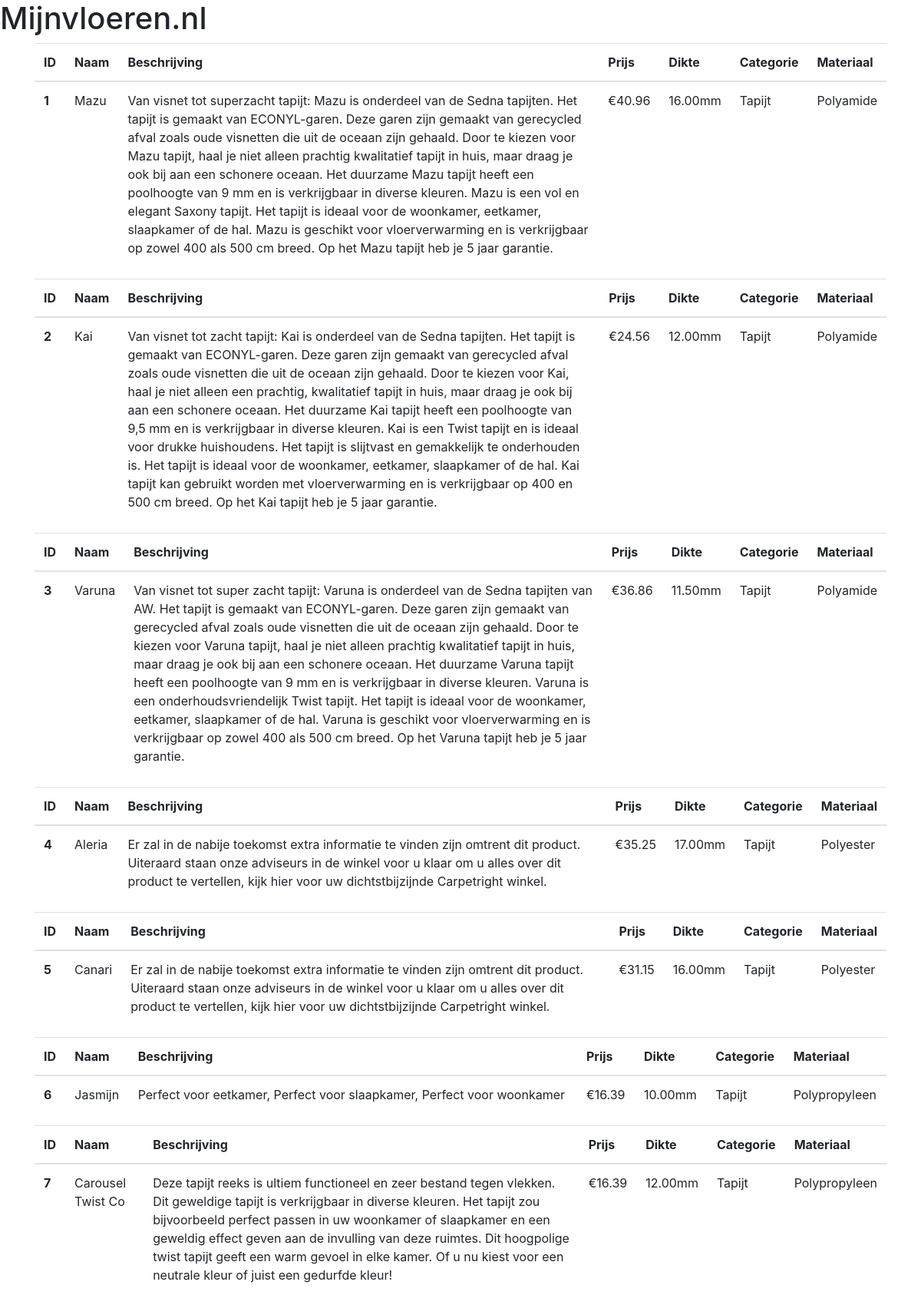
Screenshot of /code/index.php (upper part) with the database file from the repository.
### tables this page shows
CREATE TABLE `product` (
  `id` int(11) NOT NULL,
  `naam` varchar(32) NOT NULL,
  `beschrijving` text NOT NULL,
  `prijs` decimal(10,2) NOT NULL,
  `dikte` decimal(10,2) NOT NULL,
  `categorie_id` int(11) NOT NULL,
  `sub_categorie_id` int(11) NOT NULL,
  `toegevoegd_op` datetime NOT NULL,
  `gewijzigd_op` timestamp NOT NULL DEFAULT CURRENT_TIMESTAMP
);

CREATE TABLE `categorie` (
  `id` int(11) UNSIGNED NOT NULL,
  `naam` varchar(255) NOT NULL,
  `beschrijving` text NOT NULL,
  `foto` varchar(255) NOT NULL,
  `toegevoegd_op` datetime NOT NULL,
  `gewijzigd_op` timestamp NOT NULL DEFAULT CURRENT_TIMESTAMP
);

CREATE TABLE `sub_categorie` (
  `id` int(11) UNSIGNED NOT NULL,
  `naam` varchar(255) NOT NULL,
  `toegevoegd_op` datetime NOT NULL,
  `gewijzigd_op` timestamp NOT NULL DEFAULT CURRENT_TIMESTAMP
);

### code/index.php (the view, shortened to what this page needs)
<!DOCTYPE html>
<html lang="en">
<head>
    <link rel="stylesheet" href="https://cdn.jsdelivr.net/npm/bootstrap@4.5.3/dist/css/bootstrap.min.css"
>
</head>
<body>
    <h1>Mijnvloeren.nl</h1>
    <div class="container">
        <?php
            $database = new Database();
            $db = $database->getConnection();
            $sql = "SELECT * FROM product";
            $result = $db->query($sql);
            while ($row = $result->fetch_assoc()) {
            $categorie_id = $row['categorie_id'];
            $sql = "SELECT `naam` FROM categorie WHERE id=$categorie_id";
            $test = $db->query($sql);
            $categorie_naam = $test->fetch_assoc();
            $sub_categorie_id = $row['sub_categorie_id'];
            $sql = "SELECT `naam` FROM sub_categorie WHERE id=$sub_categorie_id";
            $test = $db->query($sql);
            $sub_categorie_naam = $test->fetch_assoc();
        ?>
        <table class="table">
            <thead>
                <tr>
                    <th scope="col">ID</th>
                    <th scope="col">Naam</th>
                    <th scope="col">Beschrijving</th>
                    <th scope="col">Prijs</th>
                    <th scope="col">Dikte</th>
                    <th scope="col">Categorie</th>
                    <th scope="col">Materiaal</th>
                </tr>
            </thead>
            <tbody>
                <tr>
                    <th scope="row"><?= $row['id']; ?></th>
                    <td><?= $row['naam']; ?></td>
                    <td><?= $row['beschrijving']; ?></td>
                    <td>€<?= $row['prijs']; ?></td>
                    <td><?= $row['dikte']; ?>mm</td>
                    <td><?= $categorie_naam['naam']; ?></td>
                    <td><?= $sub_categorie_naam['naam']; ?></td>
                </tr>
            </tbody>
        </table>
        <?php } ?>
    </div>
</body>
</html>

### rows the page displays
product: id "1", naam "Mazu", beschrijving "Van visnet tot superzacht tapijt: Mazu is onderdeel van de Sedna tapijten. Het tapijt is gemaakt van ECONYL-garen. Deze garen zijn gemaakt van gerecycled afval zoals oude visnetten die uit de oceaan zijn gehaald. Door te kiezen voor Mazu tapijt, haal je niet alleen prachtig kwalitatief tapijt in huis, maar draag je ook bij aan een schonere oceaan. Het duurzame Mazu tapijt heeft een poolhoogte van 9 mm en is verkrijgbaar in diverse kleuren. Mazu is een vol en elegant Saxony tapijt. Het tapijt is ideaal voor de woonkamer, eetkamer, slaapkamer of de hal. Mazu is geschikt voor vloerverwarming en is verkrijgbaar op zowel 400 als 500 cm breed. Op het Mazu tapijt heb je 5 jaar garantie.", prijs "40.96", dikte "16.00", categorie.naam "Tapijt", sub_categorie.naam "Polyamide"
product: id "2", naam "Kai", beschrijving "Van visnet tot zacht tapijt: Kai is onderdeel van de Sedna tapijten. Het tapijt is gemaakt van ECONYL-garen. Deze garen zijn gemaakt van gerecycled afval zoals oude visnetten die uit de oceaan zijn gehaald. Door te kiezen voor Kai, haal je niet alleen een prachtig, kwalitatief tapijt in huis, maar draag je ook bij aan een schonere oceaan. Het duurzame Kai tapijt heeft een poolhoogte van 9,5 mm en is verkrijgbaar in diverse kleuren. Kai is een Twist tapijt en is ideaal voor drukke huishoudens. Het tapijt is slijtvast en gemakkelijk te onderhouden is. Het tapijt is ideaal voor de woonkamer, eetkamer, slaapkamer of de hal. Kai tapijt kan gebruikt worden met vloerverwarming en is verkrijgbaar…", prijs "24.56", dikte "12.00", categorie.naam "Tapijt", sub_categorie.naam "Polyamide"
product: id "3", naam "Varuna", beschrijving "Van visnet tot super zacht tapijt: Varuna is onderdeel van de Sedna tapijten van AW. Het tapijt is gemaakt van ECONYL-garen. Deze garen zijn gemaakt van gerecycled afval zoals oude visnetten die uit de oceaan zijn gehaald. Door te kiezen voor Varuna tapijt, haal je niet alleen prachtig kwalitatief tapijt in huis, maar draag je ook bij aan een schonere oceaan. Het duurzame Varuna tapijt heeft een poolhoogte van 9 mm en is verkrijgbaar in diverse kleuren. Varuna is een onderhoudsvriendelijk Twist tapijt. Het tapijt is ideaal voor de woonkamer, eetkamer, slaapkamer of de hal. Varuna is geschikt voor vloerverwarming en is verkrijgbaar op zowel 400 als 500 cm breed. Op het Varuna tapijt heb je 5…", prijs "36.86", dikte "11.50", categorie.naam "Tapijt", sub_categorie.naam "Polyamide"
product: id "4", naam "Aleria", beschrijving "Er zal in de nabije toekomst extra informatie te vinden zijn omtrent dit product. Uiteraard staan onze adviseurs in de winkel voor u klaar om u alles over dit product te vertellen, kijk hier voor uw dichtstbijzijnde Carpetright winkel.", prijs "35.25", dikte "17.00", categorie.naam "Tapijt", sub_categorie.naam "Polyester"
product: id "5", naam "Canari", beschrijving "Er zal in de nabije toekomst extra informatie te vinden zijn omtrent dit product. Uiteraard staan onze adviseurs in de winkel voor u klaar om u alles over dit product te vertellen, kijk hier voor uw dichtstbijzijnde Carpetright winkel.", prijs "31.15", dikte "16.00", categorie.naam "Tapijt", sub_categorie.naam "Polyester"
product: id "6", naam "Jasmijn", beschrijving "Perfect voor eetkamer, Perfect voor slaapkamer, Perfect voor woonkamer", prijs "16.39", dikte "10.00", categorie.naam "Tapijt", sub_categorie.naam "Polypropyleen"
product: id "7", naam "Carousel Twist Co", beschrijving "Deze tapijt reeks is ultiem functioneel en zeer bestand tegen vlekken. Dit geweldige tapijt is verkrijgbaar in diverse kleuren. Het tapijt zou bijvoorbeeld perfect passen in uw woonkamer of slaapkamer en een geweldig effect geven aan de invulling van deze ruimtes. Dit hoogpolige twist tapijt geeft een warm gevoel in elke kamer. Of u nu kiest voor een neutrale kleur of juist een gedurfde kleur!", prijs "16.39", dikte "12.00", categorie.naam "Tapijt", sub_categorie.naam "Polypropyleen"
